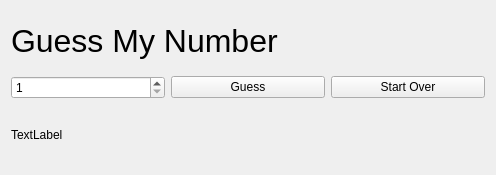
<?xml version="1.0" encoding="UTF-8"?>
<ui version="4.0">
 <class>Widget</class>
 <widget class="QWidget" name="Widget">
  <property name="geometry">
   <rect>
    <x>0</x>
    <y>0</y>
    <width>496</width>
    <height>175</height>
   </rect>
  </property>
  <property name="windowTitle">
   <string>Guess My Number</string>
  </property>
  <layout class="QVBoxLayout" name="verticalLayout">
   <item>
    <widget class="QLabel" name="titleLabel">
     <property name="font">
      <font>
       <pointsize>24</pointsize>
      </font>
     </property>
     <property name="text">
      <string>Guess My Number</string>
     </property>
    </widget>
   </item>
   <item>
    <layout class="QHBoxLayout" name="horizontalLayout">
     <item>
      <widget class="QSpinBox" name="numberSpinbox">
       <property name="minimum">
        <number>1</number>
       </property>
       <property name="maximum">
        <number>10</number>
       </property>
      </widget>
     </item>
     <item>
      <widget class="QPushButton" name="guessButton">
       <property name="text">
        <string>Guess</string>
       </property>
      </widget>
     </item>
     <item>
      <widget class="QPushButton" name="startOverButton">
       <property name="text">
        <string>Start Over</string>
       </property>
      </widget>
     </item>
    </layout>
   </item>
   <item>
    <widget class="QLabel" name="messageLabel">
     <property name="text">
      <string>TextLabel</string>
     </property>
    </widget>
   </item>
  </layout>
 </widget>
 <resources/>
 <connections/>
</ui>
